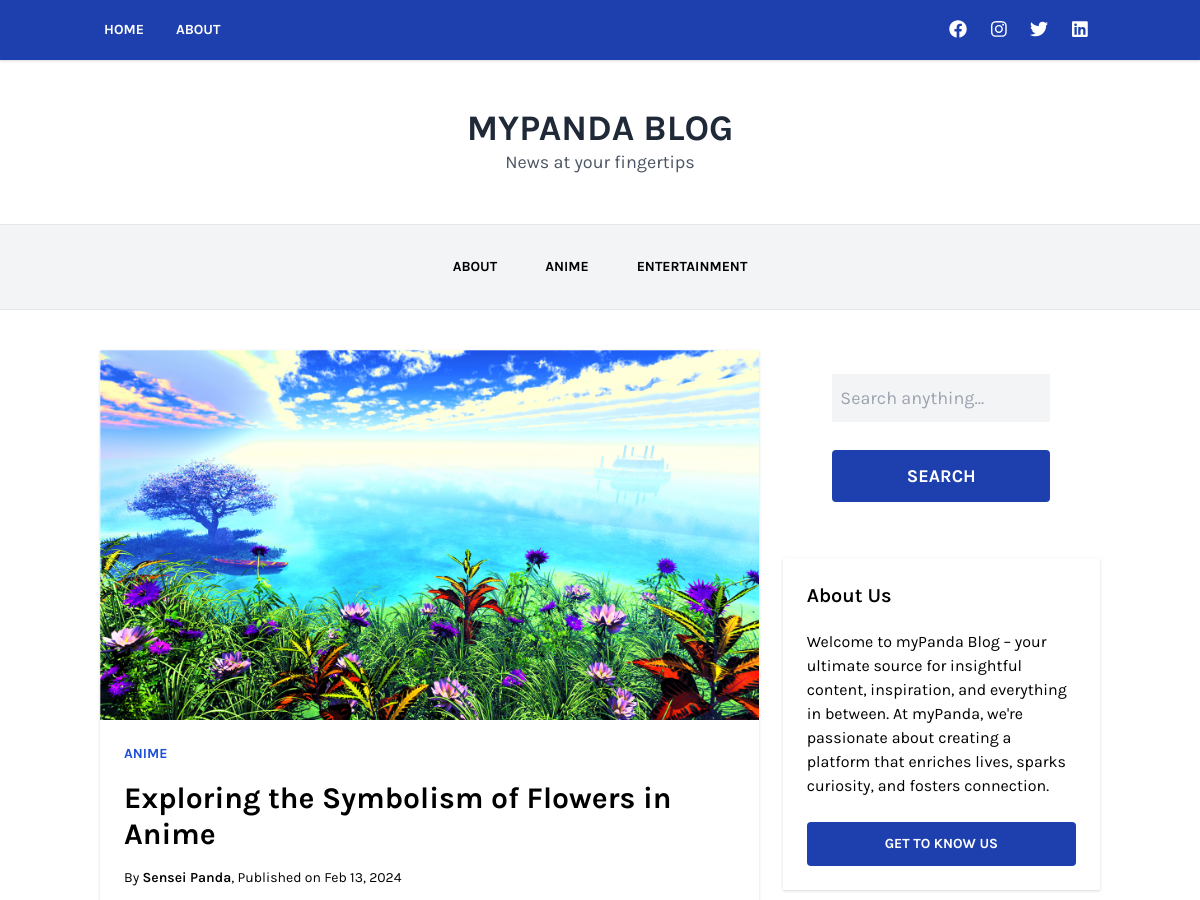
The app's page /exploring-the-symbolism-of-flowers-in-anime/ (upper part), older data.
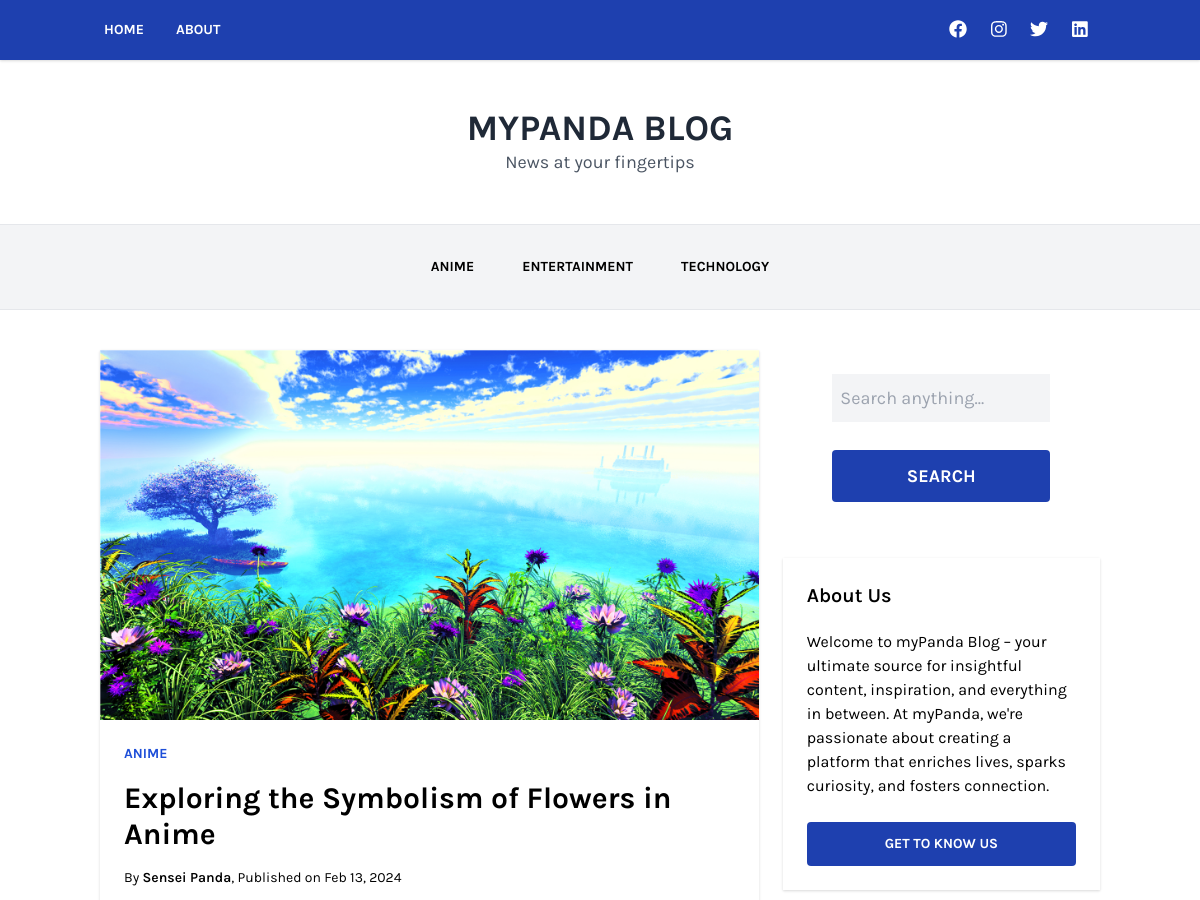
The same page, newer data.
### blog/models.py (models this page shows, shortened)
class Category(models.Model):
    title = models.CharField(max_length=255)
    slug = models.SlugField()
    class Meta:
        ordering = ["title",]
        verbose_name_plural = "Categories"

class Post(models.Model):
    ACTIVE = 'active'
    DRAFT = 'draft'
    CHOICES_STATUS = (
        (ACTIVE, 'Active'),
        (DRAFT, 'Draft'),
    )
    title = models.CharField(max_length=255)
    slug = models.SlugField()
    category = models.ForeignKey(Category, related_name="posts", on_delete=models.CASCADE)
    author = models.CharField(max_length=255, default="Sensei Panda")
    intro = models.TextField()
    content = models.TextField()
    created_at = models.DateTimeField(auto_now_add=True)
    updated_at = models.DateTimeField(auto_now=True)
    status = models.CharField(max_length=10, choices=CHOICES_STATUS, default=ACTIVE)
    image = models.ImageField(upload_to="uploads/", null=True, blank=True)
    class Meta:
        ordering = ["-created_at",]

### blog/views.py (the view)
# urls.py: path('<slug:slug>/', post_detail, name='post_detail'),
def post_detail(request, slug):
    post = Post.objects.get(slug=slug, status=Post.ACTIVE)
    categories = Category.objects.all()
    if request.method == 'POST':
        form = CommentForm(request.POST)
        if form.is_valid():
            obj = form.save(commit=False)
            obj.post = post
            obj.save()
            return redirect('post_detail', slug=post.slug)
    else:
        form = CommentForm()
    context = {
        'post': post,
        'form': form,
        'categories': categories
    }
    return render(request, 'post_detail.html', context)

### blog/forms.py
class CommentForm(ModelForm):
    class Meta:
        model = Comment
        fields = ['name', 'email', 'contents']

### templates/post_detail.html (shortened to what this page needs)
{% extends 'base.html' %}
{% block content %}
{% load markdown_deux_tags %}
<section class="w-full md:w-2/3 flex flex-col items-center px-3">
        <article class="flex flex-col shadow my-4">
            {% if post.image %}
            <a href="#" class="hover:opacity-75">
                <img src="{{ post.image.url }}" alt="">
            </a>
            {% endif %}
            <div class="bg-white flex flex-col justify-start p-6">
                <a href="{% url 'category_detail' post.category.slug %}" class="text-blue-700 text-sm font-bold uppercase pb-4">{{ post.category.title }}</a>
                <a href="{% url 'post_detail' post.slug %}" class="text-3xl font-bold hover:text-gray-700 pb-4">{{ post.title }}</a>
                <p href="#" class="text-sm pb-3">
                    By <a href="#" class="font-semibold hover:text-gray-800">{{ post.author }}</a>, Published on {{ post.created_at | date:"M d, Y" }}
                </p>
            </div>
        </article>
</section>
{% endblock %}

### templates/base.html (shortened to what this page needs)
{% load static %}
<!DOCTYPE html>
<html lang="en">
<head>
    <link href="https://cdnjs.cloudflare.com/ajax/libs/tailwindcss/2.2.19/tailwind.min.css" rel="stylesheet">
</head>
<body class="bg-white font-family-karla">
    <nav class="w-full py-4 bg-blue-800 shadow">
        <div class="w-full container mx-auto flex flex-wrap items-center justify-between">
            <nav>
                <ul class="flex items-center justify-between font-bold text-sm text-white uppercase no-underline">
                    <li><a class="hover:text-gray-200 hover:underline px-4" href="{% url 'frontpage' %}">Home</a></li>
                    <li><a class="hover:text-gray-200 hover:underline px-4" href="{% url 'about' %}">About</a></li>
                </ul>
            </nav>
            <div class="flex items-center text-lg no-underline text-white pr-6">
                <a class="" href="#">
                    <i class="fab fa-facebook"></i>
                </a>
                <a class="pl-6" href="https://www.instagram.com/seyiayodev/">
                    <i class="fab fa-instagram"></i>
                </a>
                <a class="pl-6" href="https://twitter.com/SeyiAyoDev">
                    <i class="fab fa-twitter"></i>
                </a>
                <a class="pl-6" href="https://www.linkedin.com/in/oluwaseyi-ayo/">
                    <i class="fab fa-linkedin"></i>
                </a>
            </div>
        </div>
    </nav>
    <header class="w-full container mx-auto">
        <div class="flex flex-col items-center py-12">
            <a class="font-bold text-gray-800 uppercase hover:text-gray-700 text-4xl" href="{% url 'frontpage' %}">
                myPanda Blog
            </a>
            <p class="text-lg text-gray-600">
                News at your fingertips
            </p>
        </div>
    </header>
    <nav class="w-full py-4 border-t border-b bg-gray-100" x-data="{ open: false }">
        <div :class="open ? 'block': 'hidden'" class="w-full flex-grow sm:flex sm:items-center sm:w-auto">
            <div class="w-full container mx-auto flex flex-col sm:flex-row items-center justify-center text-sm font-bold uppercase mt-0 px-6 py-2">
                {% for category in categories %}
                    <a href="{% url 'category_detail' category.slug %}" class="hover:bg-gray-400 rounded py-2 px-4 mx-2">{{ category.title }}</a>
                {% endfor %}
            </div>
        </div>
    </nav>
    <div class="container mx-auto flex flex-wrap py-6">
        {% block content %}
        {% endblock %}
        <aside class="w-full md:w-1/3 flex flex-col items-center px-3">
            <form action="{% url 'search' %}" method="get">
                <div class="bg-white rounded-lg w-full flex flex-col my-4 p-6">
                    <input class="w-full h-12 bg-gray-100 text-lg  px-2 mb-3 focus:shadow focus:outline-none" placeholder="Search anything..." type="text" name="query">
                    <a href="{% url 'search' %}" class="w-full bg-blue-800 text-white font-bold text-lg uppercase rounded hover:bg-blue-700 flex items-center justify-center px-2 py-3 mt-4">
                        Search
                    </a>
                </div>
            </form>
            <div class="w-full bg-white shadow flex flex-col my-4 p-6">
                <p class="text-xl font-semibold pb-5">About Us</p>
                <p class="pb-2">Welcome to myPanda Blog – your ultimate source for insightful content, inspiration, and everything in between. At myPanda, we're passionate about creating a platform that enriches lives, sparks curiosity, and fosters connection.</p>
                <a href="{% url 'about' %}" class="w-full bg-blue-800 text-white font-bold text-sm uppercase rounded hover:bg-blue-700 flex items-center justify-center px-2 py-3 mt-4">
                    Get to know us
                </a>
            </div>
        </aside>
    </div>
</body>
</html>

### templates/base.html (style rules this page uses)
.font-family-karla { font-family: karla; }

Row changes from the older to the newer data that the page shows:
removed Category: title "ABOUT"
added Category: title "TECHNOLOGY"
